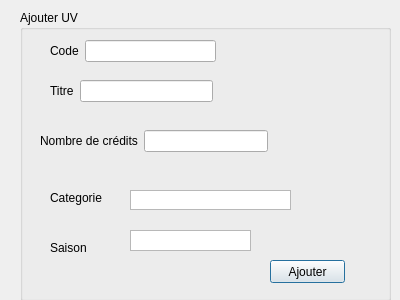
<?xml version="1.0" encoding="UTF-8"?>
<ui version="4.0">
 <class>DialogAjouterUV</class>
 <widget class="QDialog" name="DialogAjouterUV">
  <property name="geometry">
   <rect>
    <x>0</x>
    <y>0</y>
    <width>400</width>
    <height>300</height>
   </rect>
  </property>
  <property name="windowTitle">
   <string>Dialog</string>
  </property>
  <widget class="QGroupBox" name="groupBox">
   <property name="geometry">
    <rect>
     <x>20</x>
     <y>10</y>
     <width>371</width>
     <height>291</height>
    </rect>
   </property>
   <property name="title">
    <string>Ajouter UV</string>
   </property>
   <widget class="QLabel" name="label_3">
    <property name="geometry">
     <rect>
      <x>30</x>
      <y>180</y>
      <width>61</width>
      <height>16</height>
     </rect>
    </property>
    <property name="text">
     <string>Categorie</string>
    </property>
   </widget>
   <widget class="QLabel" name="label_4">
    <property name="geometry">
     <rect>
      <x>30</x>
      <y>230</y>
      <width>61</width>
      <height>16</height>
     </rect>
    </property>
    <property name="text">
     <string>Saison</string>
    </property>
   </widget>
   <widget class="QListView" name="listView">
    <property name="geometry">
     <rect>
      <x>110</x>
      <y>180</y>
      <width>161</width>
      <height>20</height>
     </rect>
    </property>
   </widget>
   <widget class="QListView" name="listView_2">
    <property name="geometry">
     <rect>
      <x>110</x>
      <y>220</y>
      <width>121</width>
      <height>21</height>
     </rect>
    </property>
   </widget>
   <widget class="QPushButton" name="pushButton">
    <property name="geometry">
     <rect>
      <x>250</x>
      <y>250</y>
      <width>75</width>
      <height>23</height>
     </rect>
    </property>
    <property name="text">
     <string>Ajouter</string>
    </property>
   </widget>
   <widget class="QWidget" name="">
    <property name="geometry">
     <rect>
      <x>30</x>
      <y>70</y>
      <width>163</width>
      <height>22</height>
     </rect>
    </property>
    <layout class="QHBoxLayout" name="horizontalLayout_2">
     <item>
      <widget class="QLabel" name="label_2">
       <property name="text">
        <string>Titre</string>
       </property>
      </widget>
     </item>
     <item>
      <widget class="QLineEdit" name="lineEdit_2"/>
     </item>
    </layout>
   </widget>
   <widget class="QWidget" name="">
    <property name="geometry">
     <rect>
      <x>30</x>
      <y>30</y>
      <width>166</width>
      <height>22</height>
     </rect>
    </property>
    <layout class="QHBoxLayout" name="horizontalLayout_3">
     <item>
      <widget class="QLabel" name="label">
       <property name="text">
        <string>Code</string>
       </property>
      </widget>
     </item>
     <item>
      <widget class="QLineEdit" name="lineEdit"/>
     </item>
    </layout>
   </widget>
   <widget class="QWidget" name="">
    <property name="geometry">
     <rect>
      <x>20</x>
      <y>120</y>
      <width>228</width>
      <height>22</height>
     </rect>
    </property>
    <layout class="QHBoxLayout" name="horizontalLayout_4">
     <item>
      <widget class="QLabel" name="label_5">
       <property name="text">
        <string>Nombre de crédits</string>
       </property>
      </widget>
     </item>
     <item>
      <widget class="QLineEdit" name="lineEdit_5"/>
     </item>
    </layout>
   </widget>
  </widget>
 </widget>
 <resources/>
 <connections/>
</ui>
